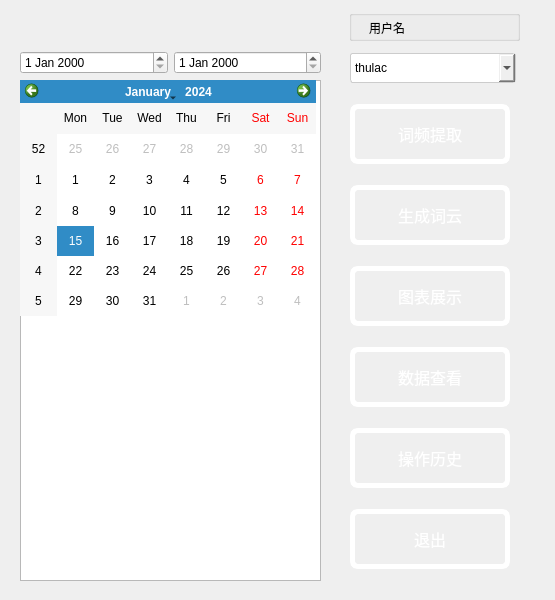
<?xml version="1.0" encoding="UTF-8"?>
<ui version="4.0">
 <class>MainDlg</class>
 <widget class="QDialog" name="MainDlg">
  <property name="geometry">
   <rect>
    <x>0</x>
    <y>0</y>
    <width>555</width>
    <height>600</height>
   </rect>
  </property>
  <property name="windowTitle">
   <string>Dialog</string>
  </property>
  <widget class="QTableWidget" name="tableWidget">
   <property name="geometry">
    <rect>
     <x>20</x>
     <y>80</y>
     <width>301</width>
     <height>501</height>
    </rect>
   </property>
  </widget>
  <widget class="QWidget" name="layoutWidget">
   <property name="geometry">
    <rect>
     <x>350</x>
     <y>50</y>
     <width>166</width>
     <height>529</height>
    </rect>
   </property>
   <layout class="QVBoxLayout" name="verticalLayout">
    <property name="spacing">
     <number>18</number>
    </property>
    <property name="topMargin">
     <number>0</number>
    </property>
    <item>
     <widget class="QComboBox" name="MethodComboBox">
      <property name="styleSheet">
       <string notr="true">QComboBox{border:1px solid rgb(204,204,204);border-radius:3px;height:28px;}</string>
      </property>
      <item>
       <property name="text">
        <string>thulac</string>
       </property>
      </item>
      <item>
       <property name="text">
        <string>pkuseg</string>
       </property>
      </item>
      <item>
       <property name="text">
        <string>jieba</string>
       </property>
      </item>
      <item>
       <property name="text">
        <string>snowlp</string>
       </property>
      </item>
     </widget>
    </item>
    <item>
     <widget class="QPushButton" name="SearchButton">
      <property name="sizePolicy">
       <sizepolicy hsizetype="Fixed" vsizetype="Fixed">
        <horstretch>0</horstretch>
        <verstretch>0</verstretch>
       </sizepolicy>
      </property>
      <property name="styleSheet">
       <string notr="true">QPushButton
{
background-color:rgba(255, 255, 255, 0);
border-radius: 8px;
width:150px;
height:50px;
text-align: center;
text-decoration: none;
font-size: 16px;
color:rgb(255, 255, 255);
border: 5px solid rgb(255, 255, 255);
}
QPushButton:hover
{
    /*背景颜色*/  
    background-color:rgb(199, 255, 255);
}
 
/*按钮按下态*/
QPushButton:pressed
{
    /*背景颜色*/  
    
    /*左内边距为3像素，让按下时字向右移动3像素*/  
    padding-left:40px;
    /*上内边距为3像素，让按下时字向下移动3像素*/  
    padding-top:20px;
}
</string>
      </property>
      <property name="text">
       <string>词频提取</string>
      </property>
     </widget>
    </item>
    <item>
     <widget class="QPushButton" name="CloudButton">
      <property name="sizePolicy">
       <sizepolicy hsizetype="Fixed" vsizetype="Fixed">
        <horstretch>0</horstretch>
        <verstretch>0</verstretch>
       </sizepolicy>
      </property>
      <property name="styleSheet">
       <string notr="true">QPushButton
{
background-color:rgba(255, 255, 255, 0);
border-radius: 8px;
width:150px;
height:50px;
text-align: center;
text-decoration: none;
font-size: 16px;

color:rgb(255, 255, 255);
border: 5px solid rgb(255, 255, 255);
}
QPushButton:hover
{
    /*背景颜色*/  
    background-color:rgb(199, 255, 255);
}
 
/*按钮按下态*/
QPushButton:pressed
{
    /*背景颜色*/  
    
    /*左内边距为3像素，让按下时字向右移动3像素*/  
    padding-left:40px;
    /*上内边距为3像素，让按下时字向下移动3像素*/  
    padding-top:20px;
}
</string>
      </property>
      <property name="text">
       <string>生成词云</string>
      </property>
     </widget>
    </item>
    <item>
     <widget class="QPushButton" name="ScrapyViewButton">
      <property name="sizePolicy">
       <sizepolicy hsizetype="Fixed" vsizetype="Fixed">
        <horstretch>0</horstretch>
        <verstretch>0</verstretch>
       </sizepolicy>
      </property>
      <property name="styleSheet">
       <string notr="true">QPushButton
{
background-color:rgba(255, 255, 255, 0);
border-radius: 8px;
width:150px;
height:50px;
text-align: center;
text-decoration: none;
font-size: 16px;

color:rgb(255, 255, 255);
border: 5px solid rgb(255, 255, 255);
}
QPushButton:hover
{
    /*背景颜色*/  
    background-color:rgb(199, 255, 255);
}
 
/*按钮按下态*/
QPushButton:pressed
{
    /*背景颜色*/  
    
    /*左内边距为3像素，让按下时字向右移动3像素*/  
    padding-left:40px;
    /*上内边距为3像素，让按下时字向下移动3像素*/  
    padding-top:20px;
}
</string>
      </property>
      <property name="text">
       <string>图表展示</string>
      </property>
     </widget>
    </item>
    <item>
     <widget class="QPushButton" name="DataButton">
      <property name="sizePolicy">
       <sizepolicy hsizetype="Fixed" vsizetype="Fixed">
        <horstretch>0</horstretch>
        <verstretch>0</verstretch>
       </sizepolicy>
      </property>
      <property name="styleSheet">
       <string notr="true">QPushButton
{
background-color:rgba(255, 255, 255, 0);
border-radius: 8px;

text-align: center;
text-decoration: none;
font-size: 16px;
width:150px;
height:50px;
color:rgb(255, 255, 255);
border: 5px solid rgb(255, 255, 255);
}
QPushButton:hover
{
    /*背景颜色*/  
    background-color:rgb(199, 255, 255);
}
 
/*按钮按下态*/
QPushButton:pressed
{
    /*背景颜色*/  
    
    /*左内边距为3像素，让按下时字向右移动3像素*/  
    padding-left:40px;
    /*上内边距为3像素，让按下时字向下移动3像素*/  
    padding-top:20px;
}
</string>
      </property>
      <property name="text">
       <string>数据查看</string>
      </property>
     </widget>
    </item>
    <item>
     <widget class="QPushButton" name="HistoryButton">
      <property name="sizePolicy">
       <sizepolicy hsizetype="Fixed" vsizetype="Fixed">
        <horstretch>0</horstretch>
        <verstretch>0</verstretch>
       </sizepolicy>
      </property>
      <property name="styleSheet">
       <string notr="true">QPushButton
{
background-color:rgba(255, 255, 255, 0);
border-radius: 8px;
width:150px;
height:50px;
text-align: center;
text-decoration: none;
font-size: 16px;

color:rgb(255, 255, 255);
border: 5px solid rgb(255, 255, 255);
}
QPushButton:hover
{
    /*背景颜色*/  
    background-color:rgb(199, 255, 255);
}
 
/*按钮按下态*/
QPushButton:pressed
{
    /*背景颜色*/  
    
    /*左内边距为3像素，让按下时字向右移动3像素*/  
    padding-left:40px;
    /*上内边距为3像素，让按下时字向下移动3像素*/  
    padding-top:20px;
}
</string>
      </property>
      <property name="text">
       <string>操作历史</string>
      </property>
     </widget>
    </item>
    <item>
     <widget class="QPushButton" name="ExitButton">
      <property name="sizePolicy">
       <sizepolicy hsizetype="Fixed" vsizetype="Fixed">
        <horstretch>0</horstretch>
        <verstretch>0</verstretch>
       </sizepolicy>
      </property>
      <property name="styleSheet">
       <string notr="true">QPushButton
{
background-color:rgba(255, 255, 255, 0);
border-radius: 8px;
width:150px;
height:50px;
text-align: center;
text-decoration: none;
font-size: 16px;

color:rgb(255, 255, 255);
border: 5px solid rgb(255, 255, 255);
}
QPushButton:hover
{
    /*背景颜色*/  
    background-color:rgb(199, 255, 255);
}
 
/*按钮按下态*/
QPushButton:pressed
{
    /*背景颜色*/  
    
    /*左内边距为3像素，让按下时字向右移动3像素*/  
    padding-left:40px;
    /*上内边距为3像素，让按下时字向下移动3像素*/  
    padding-top:20px;
}
</string>
      </property>
      <property name="text">
       <string>退出</string>
      </property>
     </widget>
    </item>
   </layout>
  </widget>
  <widget class="QLabel" name="idlabel">
   <property name="geometry">
    <rect>
     <x>601</x>
     <y>30</y>
     <width>151</width>
     <height>51</height>
    </rect>
   </property>
   <property name="styleSheet">
    <string notr="true">font-size:20px;</string>
   </property>
   <property name="text">
    <string/>
   </property>
  </widget>
  <widget class="QCalendarWidget" name="calendarWidget">
   <property name="geometry">
    <rect>
     <x>20</x>
     <y>80</y>
     <width>296</width>
     <height>236</height>
    </rect>
   </property>
  </widget>
  <widget class="QWidget" name="layoutWidget">
   <property name="geometry">
    <rect>
     <x>20</x>
     <y>50</y>
     <width>301</width>
     <height>26</height>
    </rect>
   </property>
   <layout class="QHBoxLayout" name="horizontalLayout">
    <item>
     <widget class="QDateEdit" name="StartDateEdit"/>
    </item>
    <item>
     <widget class="QDateEdit" name="EndDateEdit"/>
    </item>
   </layout>
  </widget>
  <widget class="QGroupBox" name="groupBox">
   <property name="geometry">
    <rect>
     <x>349</x>
     <y>10</y>
     <width>171</width>
     <height>31</height>
    </rect>
   </property>
   <property name="title">
    <string/>
   </property>
   <widget class="QLabel" name="IDlabel">
    <property name="geometry">
     <rect>
      <x>20</x>
      <y>10</y>
      <width>141</width>
      <height>16</height>
     </rect>
    </property>
    <property name="text">
     <string>用户名</string>
    </property>
   </widget>
  </widget>
 </widget>
 <resources/>
 <connections/>
</ui>
